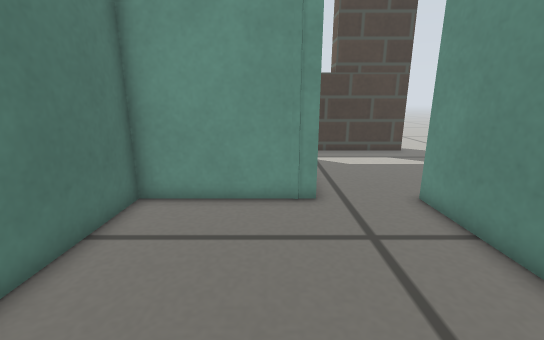
[1] (above)

16 first-person views from a walk through a robot-simulator world made for Gazebo. The camera is 0.32 m above the floor, tilts 14° down and sees 90° across. The floor is counted in squares, 0.1 m on a side. Each view is taken from the middle of a square. On the plan, view 1 faces up. The plan holds only what a view shows up to about 20 squares ahead; the rest is blank. Gazebo's built-in surfaces are drawn with simple patterns.

[2]
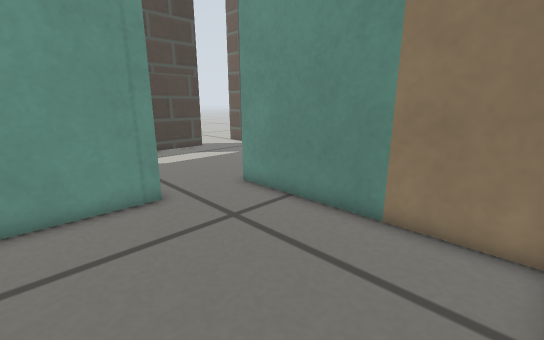

[3]
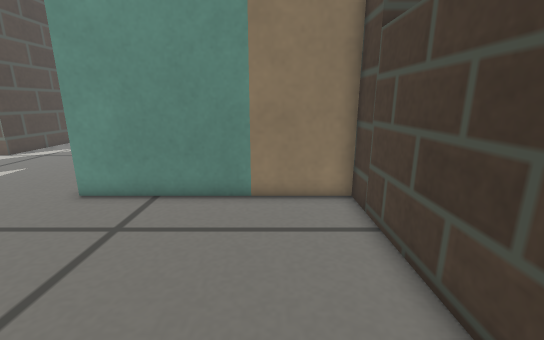

[4]
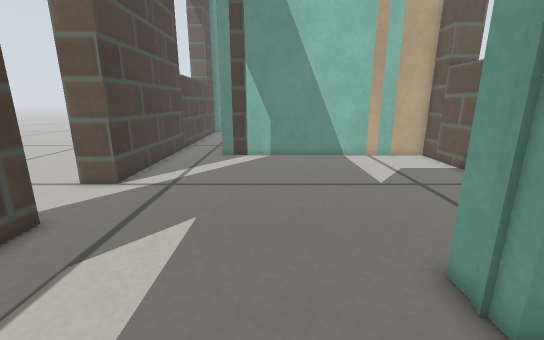

[5]
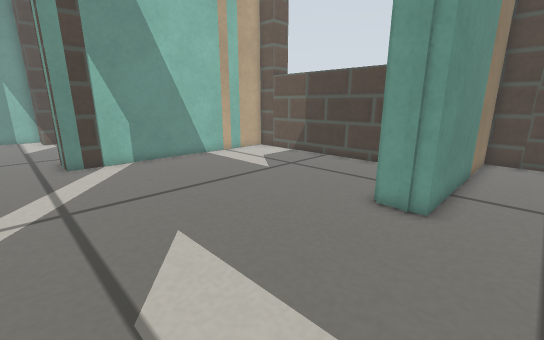

[6]
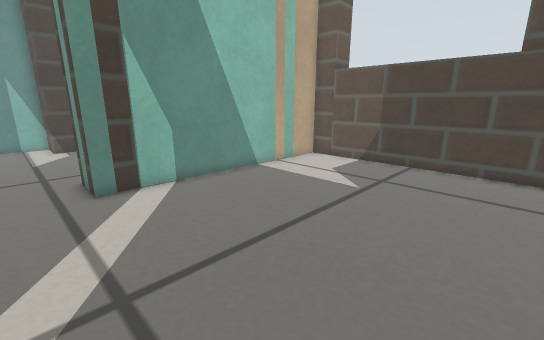

[7]
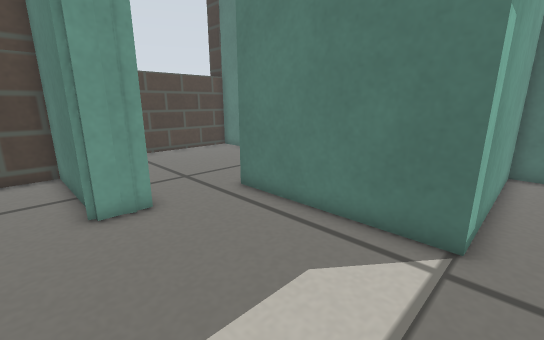

[8]
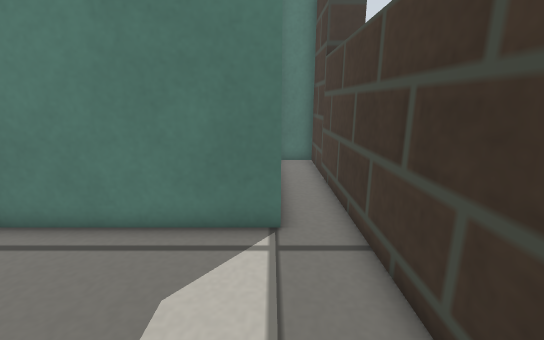

[9]
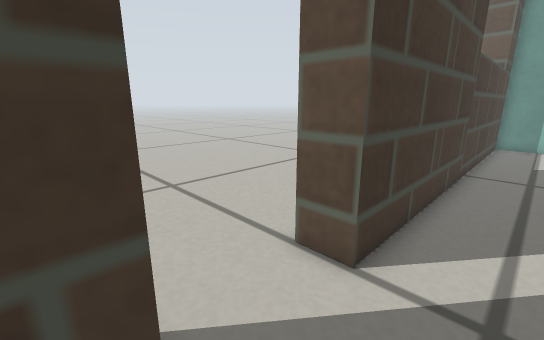

[10]
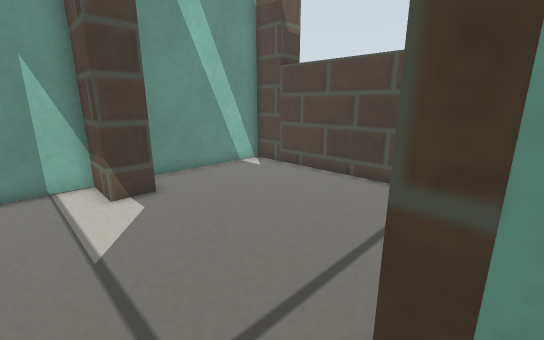

[11]
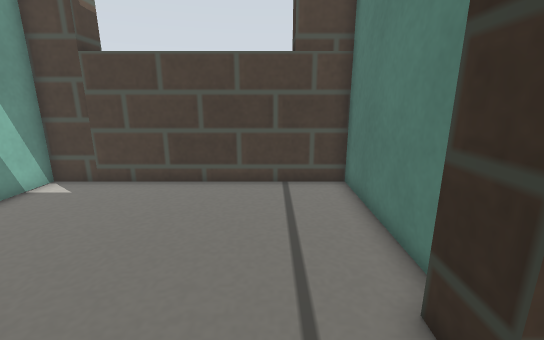

[12]
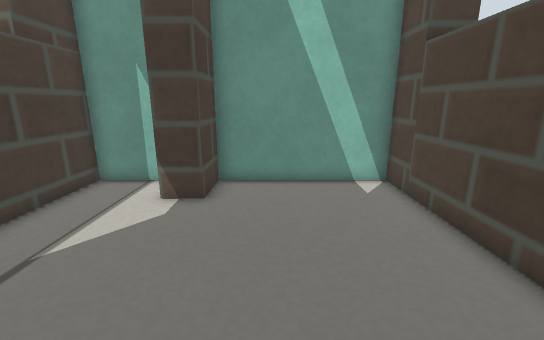

[13]
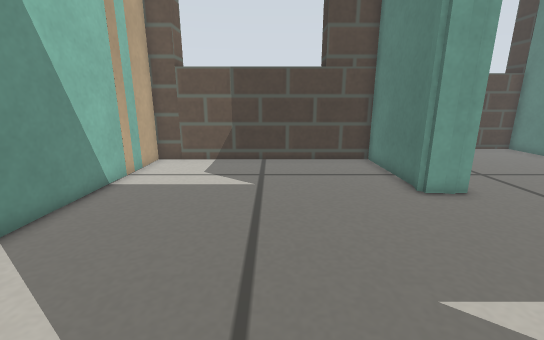

[14]
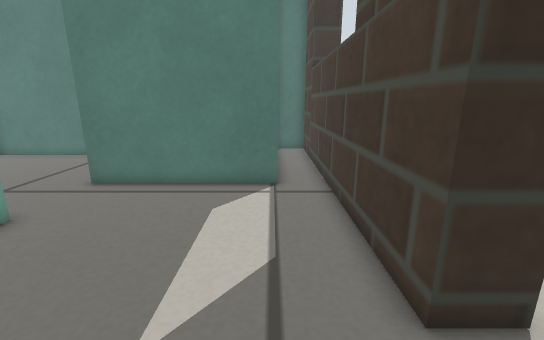

[15]
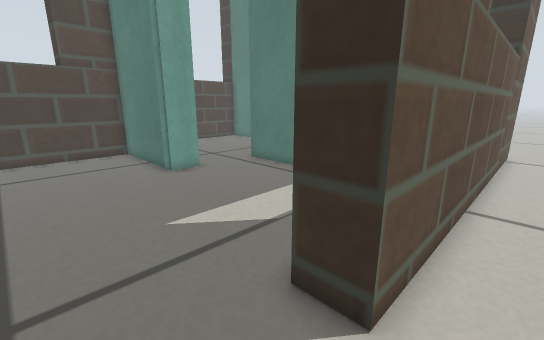

[16]
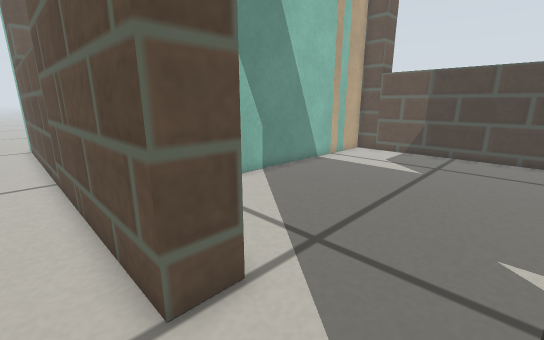

### Floor plan
Points are (right, up) in squares from view 1. A wall is a line through its corners. A room is listed if a view was taken in it or the views show most of it. See-through windows are left out.
Room 1 (views 1, 2, 3)
walls: (1.5, 8.7) (-4.5, 8.7) (-4.5, -2.2); (-4.6, -0.8) (5, -0.8) (5, 8.7)
ways out: open door at (3.4, 8.6) to room 2
Room 2 (views 4, 5, 6, 7, 8, 9, 10, 11, 13, 14)
walls: (6.5, 8) (6.5, 2.7) (18.5, 2.7) (18.6, 15) (20.8, 15) (20.7, 13.5); (5.4, 8.9) (5.9, 8.7); (5, 8.7) (6.7, 8.7) (6.5, 7.8); (8.7, 19.7) (8.7, 18.2) (-7, 18.2) (-7, 16.2) (1.5, 16.2) (1.5, 8.7); (9.1, 2.8) (9.1, 1.2); (17.1, 1.1) (17.1, 2.8); (29.7, 13.3) (29.7, 14.8) (32, 14.7) (32, 18.2) (12.5, 18.2)
ways out: open door at (3.4, 8.6) to room 1; open door at (25, 14) to room 3; open door at (11.5, 19) to room 4
Room 3 (view 12)
walls: (20.1, 12.6) (20, 6.2) (32, 6.2) (32, 13.2) (29.7, 13.3)
ways out: open door at (25, 14) to room 2
Room 4 (views 15, 16)
walls: (12.5, 18.2) (12.5, 19.7) (33.5, 19.7); (29.8, 18.1) (29.8, 19.8); (-4, 19.8) (-4, 18.1); (-8.6, 19.7) (8.7, 19.7)
ways out: open door at (11.5, 19) to room 2; opening at (-8, 20.5)

Positions as (right, up) in squares from view 1, and headings:
1: (0, 0), facing up
2: (-2, 0), facing up-right
3: (-4, 2), facing right
4: (2, 12), facing right
5: (3, 17), facing down-right
6: (8, 17), facing down-right
7: (8, 17), facing down-left
8: (8, 16), facing left
9: (8, 16), facing up-right
10: (20, 17), facing down-right
11: (23, 17), facing down
12: (21, 11), facing right
13: (12, 18), facing down
14: (12, 16), facing left
15: (12, 21), facing down-left
16: (9, 21), facing down-right
